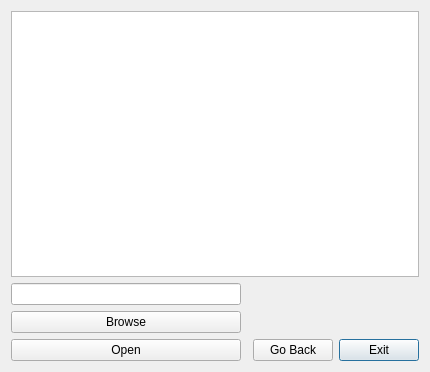
<?xml version="1.0" encoding="UTF-8"?>
<ui version="4.0">
 <class>Dialog</class>
 <widget class="QDialog" name="Dialog">
  <property name="enabled">
   <bool>true</bool>
  </property>
  <property name="geometry">
   <rect>
    <x>0</x>
    <y>0</y>
    <width>430</width>
    <height>372</height>
   </rect>
  </property>
  <property name="font">
   <font>
    <weight>50</weight>
    <italic>false</italic>
    <bold>false</bold>
    <underline>false</underline>
    <strikeout>false</strikeout>
    <kerning>true</kerning>
   </font>
  </property>
  <property name="mouseTracking">
   <bool>false</bool>
  </property>
  <property name="windowTitle">
   <string>Dialog</string>
  </property>
  <property name="sizeGripEnabled">
   <bool>false</bool>
  </property>
  <property name="modal">
   <bool>false</bool>
  </property>
  <layout class="QGridLayout" name="gridLayout">
   <item row="3" column="3">
    <widget class="QPushButton" name="exit">
     <property name="text">
      <string>Exit</string>
     </property>
    </widget>
   </item>
   <item row="2" column="0">
    <widget class="QPushButton" name="browse">
     <property name="text">
      <string>Browse</string>
     </property>
    </widget>
   </item>
   <item row="0" column="0" colspan="4">
    <widget class="QTableView" name="file"/>
   </item>
   <item row="3" column="2">
    <widget class="QPushButton" name="go_back">
     <property name="text">
      <string>Go Back</string>
     </property>
    </widget>
   </item>
   <item row="3" column="0">
    <widget class="QPushButton" name="save">
     <property name="text">
      <string>Open</string>
     </property>
    </widget>
   </item>
   <item row="1" column="0">
    <widget class="QLineEdit" name="filename"/>
   </item>
  </layout>
 </widget>
 <resources/>
 <connections/>
</ui>
